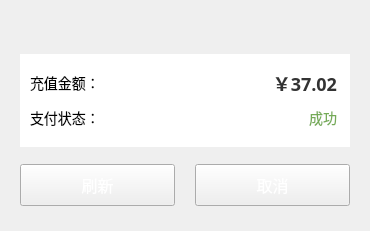
<?xml version="1.0" encoding="UTF-8"?>
<ui version="4.0">
 <class>RefundPayDlg</class>
 <widget class="QDialog" name="RefundPayDlg">
  <property name="geometry">
   <rect>
    <x>0</x>
    <y>0</y>
    <width>370</width>
    <height>231</height>
   </rect>
  </property>
  <property name="minimumSize">
   <size>
    <width>370</width>
    <height>231</height>
   </size>
  </property>
  <property name="windowTitle">
   <string>RefundPayDlg</string>
  </property>
  <widget class="TitleBarWidget" name="titleWnd" native="true">
   <property name="geometry">
    <rect>
     <x>0</x>
     <y>0</y>
     <width>370</width>
     <height>40</height>
    </rect>
   </property>
   <property name="minimumSize">
    <size>
     <width>0</width>
     <height>40</height>
    </size>
   </property>
   <property name="maximumSize">
    <size>
     <width>16777215</width>
     <height>60</height>
    </size>
   </property>
  </widget>
  <widget class="QWidget" name="widget_2" native="true">
   <property name="geometry">
    <rect>
     <x>0</x>
     <y>40</y>
     <width>370</width>
     <height>191</height>
    </rect>
   </property>
   <property name="styleSheet">
    <string notr="true">QWidget#widget_2 {
	border-image: url(:/shareImages/dlg_background.png);
}</string>
   </property>
   <layout class="QGridLayout" name="gridLayout">
    <property name="leftMargin">
     <number>20</number>
    </property>
    <property name="topMargin">
     <number>14</number>
    </property>
    <property name="rightMargin">
     <number>20</number>
    </property>
    <property name="bottomMargin">
     <number>25</number>
    </property>
    <property name="horizontalSpacing">
     <number>20</number>
    </property>
    <property name="verticalSpacing">
     <number>17</number>
    </property>
    <item row="1" column="0">
     <widget class="QPushButton" name="refreshButton">
      <property name="sizePolicy">
       <sizepolicy hsizetype="Minimum" vsizetype="Expanding">
        <horstretch>0</horstretch>
        <verstretch>0</verstretch>
       </sizepolicy>
      </property>
      <property name="minimumSize">
       <size>
        <width>152</width>
        <height>42</height>
       </size>
      </property>
      <property name="maximumSize">
       <size>
        <width>16777215</width>
        <height>16777215</height>
       </size>
      </property>
      <property name="font">
       <font>
        <pointsize>-1</pointsize>
       </font>
      </property>
      <property name="focusPolicy">
       <enum>Qt::NoFocus</enum>
      </property>
      <property name="styleSheet">
       <string notr="true">QPushButton#refreshButton{
	color:#ffffff;
	font-size:16px;
	border-image: url(:/shareImages/sure_normal.png);
}
                        
QPushButton#refreshButton:pressed{
	border-image: url(:/shareImages/sure_press.png);
}</string>
      </property>
      <property name="text">
       <string>刷新</string>
      </property>
     </widget>
    </item>
    <item row="1" column="1">
     <widget class="QPushButton" name="cancelButton">
      <property name="sizePolicy">
       <sizepolicy hsizetype="Minimum" vsizetype="Expanding">
        <horstretch>0</horstretch>
        <verstretch>66</verstretch>
       </sizepolicy>
      </property>
      <property name="minimumSize">
       <size>
        <width>152</width>
        <height>42</height>
       </size>
      </property>
      <property name="maximumSize">
       <size>
        <width>16777215</width>
        <height>16777215</height>
       </size>
      </property>
      <property name="font">
       <font>
        <pointsize>-1</pointsize>
       </font>
      </property>
      <property name="focusPolicy">
       <enum>Qt::NoFocus</enum>
      </property>
      <property name="styleSheet">
       <string notr="true">QPushButton#cancelButton{
	color:#ffffff;
	font-size:16px;
	border-image: url(:/shareImages/cancel_normal.png);
}
                        
QPushButton#cancelButton:pressed{
	border-image: url(:/shareImages/cancel_press.png);
}</string>
      </property>
      <property name="text">
       <string>取消</string>
      </property>
     </widget>
    </item>
    <item row="0" column="0" colspan="2">
     <widget class="QWidget" name="widget_3" native="true">
      <property name="minimumSize">
       <size>
        <width>328</width>
        <height>93</height>
       </size>
      </property>
      <property name="styleSheet">
       <string notr="true">background-color: rgb(255, 255, 255);</string>
      </property>
      <widget class="QLabel" name="rechargeLabel">
       <property name="geometry">
        <rect>
         <x>10</x>
         <y>21</y>
         <width>71</width>
         <height>16</height>
        </rect>
       </property>
       <property name="font">
        <font>
         <pointsize>-1</pointsize>
        </font>
       </property>
       <property name="styleSheet">
        <string notr="true">font-size:14px;</string>
       </property>
       <property name="text">
        <string>充值金额：</string>
       </property>
      </widget>
      <widget class="QLabel" name="statusLabel">
       <property name="geometry">
        <rect>
         <x>10</x>
         <y>56</y>
         <width>71</width>
         <height>16</height>
        </rect>
       </property>
       <property name="font">
        <font>
         <pointsize>-1</pointsize>
        </font>
       </property>
       <property name="styleSheet">
        <string notr="true">font-size:14px;</string>
       </property>
       <property name="text">
        <string>支付状态：</string>
       </property>
      </widget>
      <widget class="QLabel" name="rechargeAmtLabel">
       <property name="geometry">
        <rect>
         <x>216</x>
         <y>21</y>
         <width>101</width>
         <height>16</height>
        </rect>
       </property>
       <property name="font">
        <font>
         <family>微软雅黑</family>
         <pointsize>-1</pointsize>
         <weight>75</weight>
         <italic>false</italic>
         <bold>true</bold>
        </font>
       </property>
       <property name="styleSheet">
        <string notr="true">font:bold;
font-family:&quot;微软雅黑&quot;;
font-size:18px;
color: rgb(51, 51, 51);</string>
       </property>
       <property name="text">
        <string>￥37.02</string>
       </property>
       <property name="alignment">
        <set>Qt::AlignRight|Qt::AlignTrailing|Qt::AlignVCenter</set>
       </property>
      </widget>
      <widget class="QLabel" name="statusValueLabel">
       <property name="geometry">
        <rect>
         <x>246</x>
         <y>56</y>
         <width>71</width>
         <height>16</height>
        </rect>
       </property>
       <property name="font">
        <font>
         <pointsize>-1</pointsize>
        </font>
       </property>
       <property name="styleSheet">
        <string notr="true">font-size:14px;
color: rgb(117, 171, 87);</string>
       </property>
       <property name="text">
        <string>成功</string>
       </property>
       <property name="alignment">
        <set>Qt::AlignRight|Qt::AlignTrailing|Qt::AlignVCenter</set>
       </property>
      </widget>
     </widget>
    </item>
   </layout>
  </widget>
 </widget>
 <layoutdefault spacing="6" margin="11"/>
 <customwidgets>
  <customwidget>
   <class>TitleBarWidget</class>
   <extends>QWidget</extends>
   <header location="global">TitleBarWidget.h</header>
   <container>1</container>
  </customwidget>
 </customwidgets>
 <resources/>
 <connections/>
</ui>
